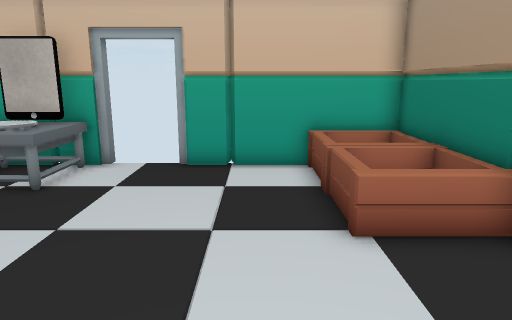
view 1 (above)

16 first-person views from a walk through a 3-D level made in the Unity game engine. The camera is 1.3 m above the floor, tilts 12° down and sees 70° across. The floor is counted in squares, 0.5 m on a side. Each view is taken from the middle of a square. On the plan, view 1 faces up. The plan holds only what a view shows up to about 20 squares ahead; the rest is blank. The place goes on beyond the plan. The player character is not drawn. Door leaves are left out, so doorways stand open.

view 2
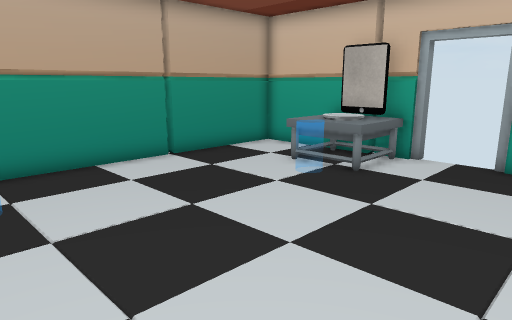

view 3
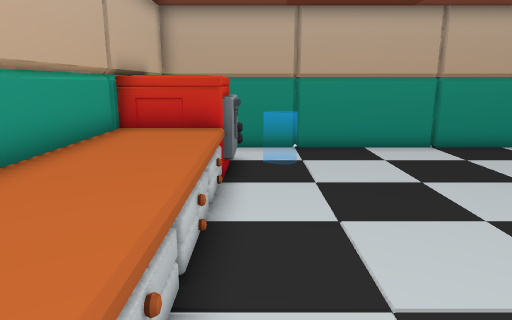

view 4
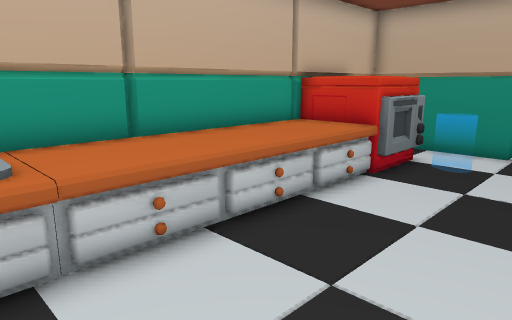

view 5
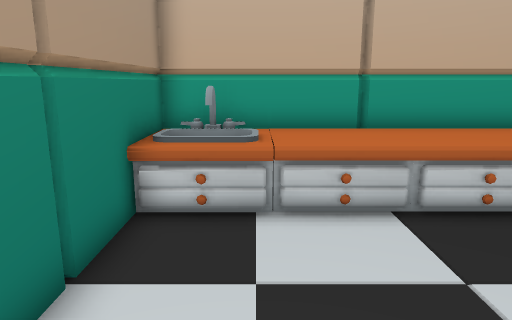

view 6
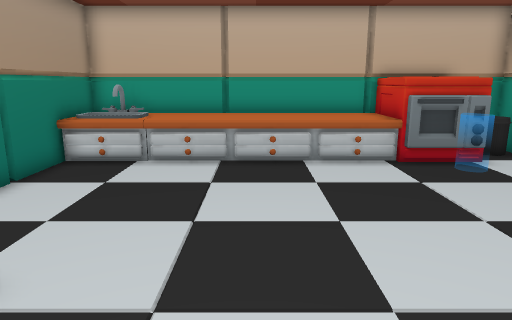

view 7
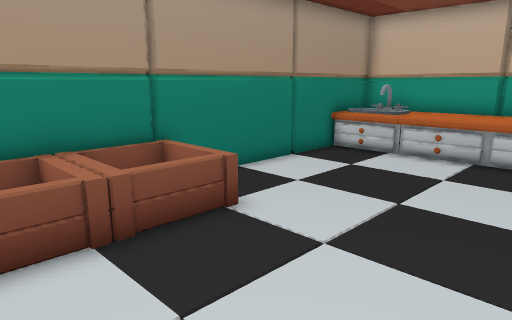

view 8
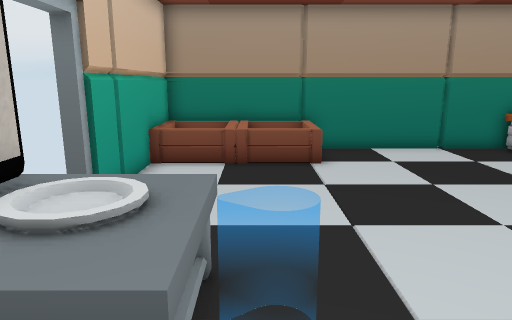

view 9
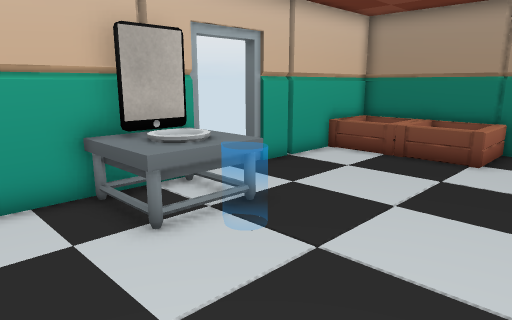

view 10
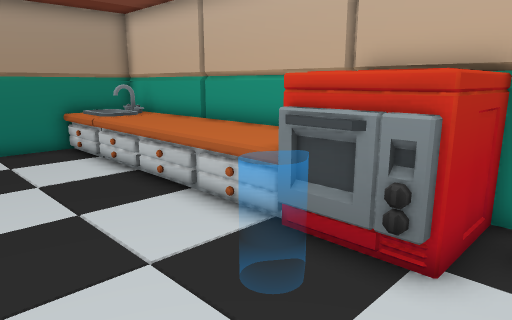

view 11
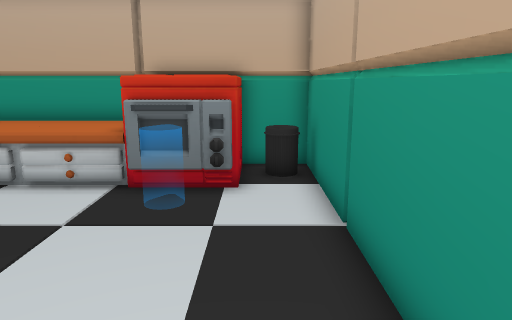

view 12
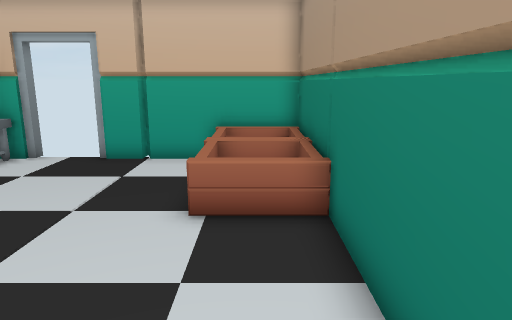

view 13
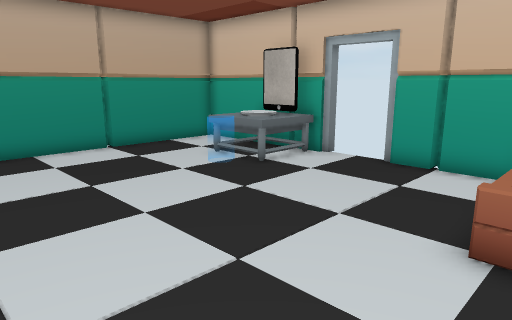

view 14
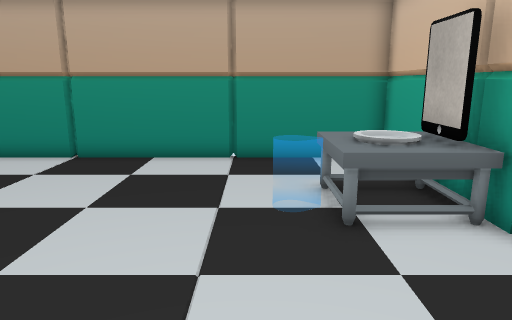

view 15
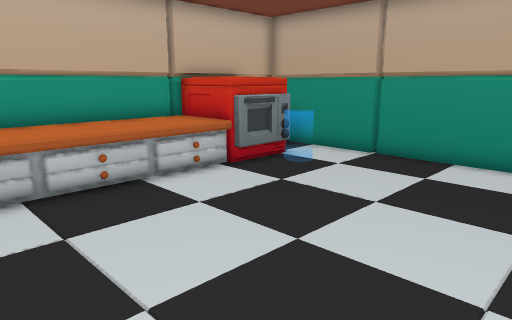

view 16
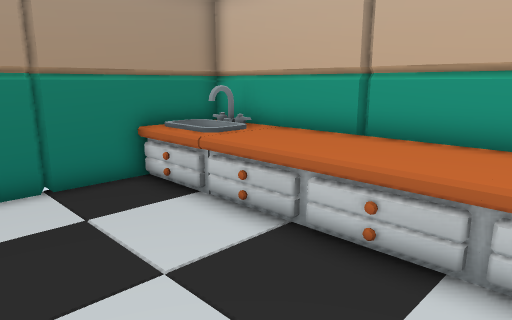

### Floor plan
Points are (right, up) in squares from view 1. A wall is a line through its corners. A room is listed if a view was taken in it or the views show most of it. See-through windows are left out.
Room 1 (views 1, 2, 3, 4, 5, 6, 7, 8, 9, 10, 11, 12, 13, 14, 15, 16)
walls: (-11.6, 0.8) (-11.9, 0.5); (-4.7, 11.4) (-11.6, 11.4) (-11.6, -4.6) (4.4, -4.6) (4.4, 11.4) (-2.5, 11.4); (-11.9, 6.3) (-11.6, 6); (4.4, 6) (4.7, 6.3); (4.7, 0.5) (4.4, 0.8)
ways out: closed door at (-4, 12)
objects: other object (-10, -4) to (-10, -3); other object (-10, -4) to (-7, -1); other object (-8, 9) to (-8, 11); other object (-7, 9) to (-6, 10); other object (-7, 11) to (-6, 11); other object (-6, -4) to (-5, -2); other object (-5, 9) to (-5, 11); other object (-4, -4) to (-2, -2); other object (-1, -4) to (1, -2); other object (2, -4) to (4, -2); other object (2, 6) to (4, 8); other object (2, 9) to (4, 11)

Positions as (right, up) in squares from view 1, and headings:
1: (0, 0), facing up
2: (0, -1), facing up-left
3: (3, -1), facing left
4: (3, 3), facing down-left
5: (2, 5), facing down
6: (-2, 10), facing down
7: (-4, 11), facing down-right
8: (-10, 8), facing right
9: (-11, 3), facing up-right
10: (-11, 3), facing down-right
11: (-10, 7), facing down
12: (3, -1), facing up
13: (3, 0), facing up-left
14: (1, 7), facing left
15: (1, 7), facing down-left
16: (-5, 3), facing down-right
